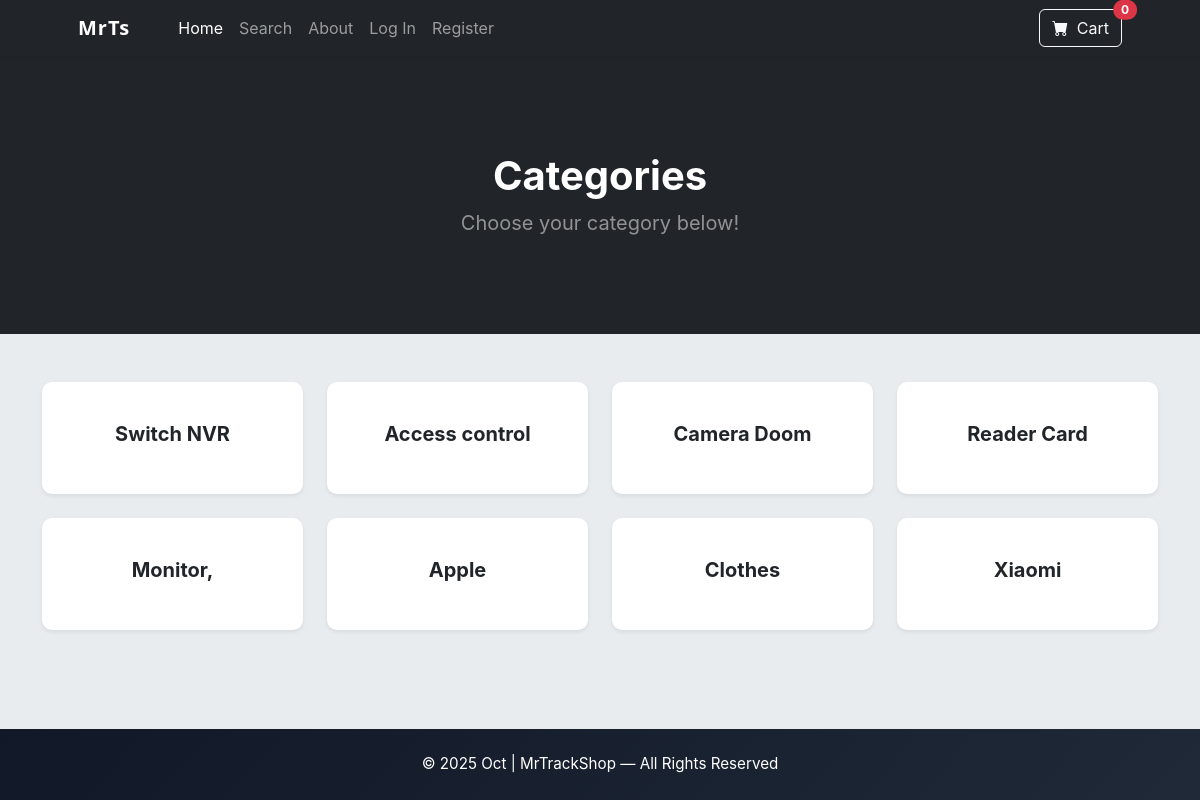
The app's page /category_summary/ with its own data.
### store/models.py (models this page shows)
class Category(models.Model):
    name = models.CharField(max_length=50)
    def __str__(self):
        return self.name
    class Meta:
        verbose_name_plural = 'categories'

### store/views.py (the view)
# urls.py: path('category_summary/', views.category_summary, name='category_summary'),
def category_summary(request):
    categories = Category.objects.all()
    return render(request, 'category_summary.html', {'categories':categories})

### cart/cart.py (called while the page is built)
    def __len__(self):
        return len(self.cart)

### cart/context_processors.py (called while the page is built)
def cart(request):
    return {'cart': Cart(request)}

### store/templates/category_summary.html (shortened to what this page needs)
{% extends 'base.html' %}
{% block content %}
<header class="bg-dark py-5">
    <div class="container px-4 px-lg-3 my-5">
        <div class="text-center text-white">
            <h1 class="display-8 fw-bolder">Categories</h1>
            <p class="lead fw-normal text-white-50 mb-0">Choose your category below!</p>
        </div>
    </div>
</header>
<div class="container my-5">
    <div class="row justify-content-center">
        {% for category in categories %}
        <div class="col-md-3 col-sm-6 mb-4">
            <a href="{% url 'category' category %}" class="text-decoration-none">
                <div class="card text-center category-card shadow-sm border-0 py-4">
                    <div class="card-body">
                        <h5 class="card-title text-dark fw-bold">{{ category }}</h5>
                    </div>
                </div>
            </a>
        </div>
        {% endfor %}
    </div>
</div>
{% endblock %}

### store/templates/base.html (style rules this page uses)
body { font-family: "Inter", system-ui, -apple-system, "Segoe UI", Roboto, sans-serif; }

### store/templates/category_summary.html (style rules this page uses)
.category-card { transition: all 0.3s ease-in-out; border-radius: 10px; }

### records on screen
Category: name "Switch NVR"
Category: name "Access control"
Category: name "Camera Doom"
Category: name "Reader Card"
Category: name "Monitor,"
Category: name "Apple"
Category: name "Clothes"
Category: name "Xiaomi"

### other values on screen
{{ cart|length }} "0"
